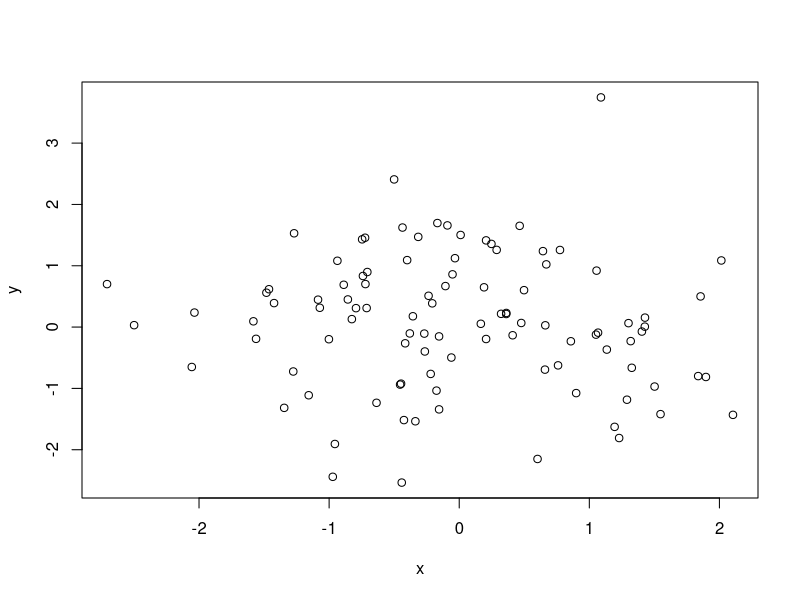

Recreate this plot in R.
## ---- chunk 1
rnorm(10)
## ---- chunk 2
#| label: fig-skiddaw
#| fig-cap: A plot to get things started.
#| warning: false
x = rnorm(100) 
y = rnorm(100)
plot(y ~ x)
